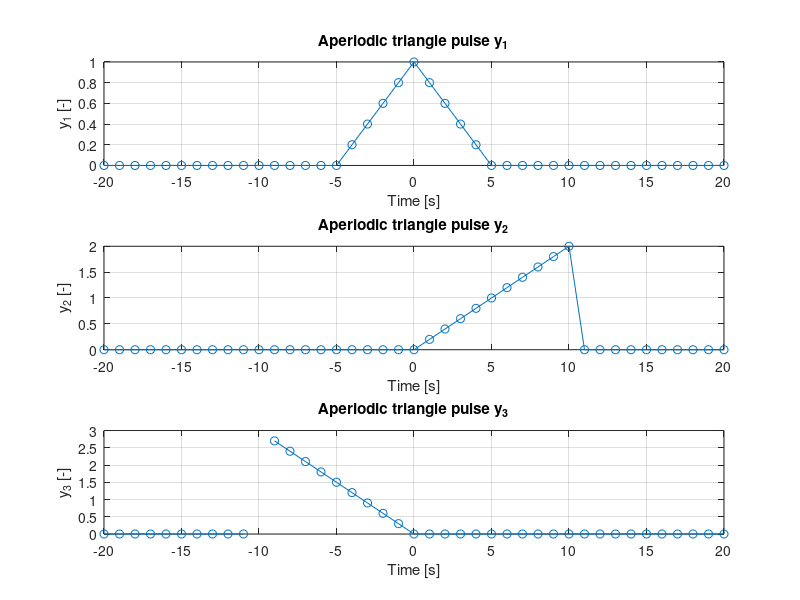

This figure's MATLAB source: (Note: this script raises an error after producing the figure.)

Ts = 1 %perioda;
T_sig = 10;
t = -20:(1/Ts):20;

y1 = tripuls(t,T_sig);
y2 = 2*tripuls(t-5,T_sig,1);
y3 = 3*tripuls(t+5,T_sig,-1);

figure(1);
subplot(311);
plot(t,y1,'-o-');

title("Aperiodic triangle pulse y_1");
xlabel('Time [s]');
ylabel('y_1 [-]');
set(gca,'xtick',-20:5:20);
grid on;

subplot(312);
plot(t,y2,'-o-');

title("Aperiodic triangle pulse y_2");
xlabel('Time [s]');
ylabel('y_2 [-]');
set(gca,'xtick',-20:5:20);
grid on;

subplot(313);
plot(t,y3,'-o-');

title("Aperiodic triangle pulse y_3");
xlabel('Time [s]');
ylabel('y_3 [-]');
set(gca,'xtick',-20:5:20);
grid on;

t2 = -10:10;
dirac1 = dirac(t2);
dirac2 = dirac(t2-5);
heav1 = heaviside(t2);
heav2 = heaviside(t2+4);
sin_c = sinc(t2);

idx1 = dirac1 == Inf; % find Inf
dirac1(idx1) = 1;     % set Inf to finite value

idx2 = dirac2 == Inf; % find Inf
dirac2(idx2) = 1;     % set Inf to finite value

figure(2);
%%%%%%%%%%%%%%%%%%%%%%%%%%%%%%%%%%%%%%%%%%%%%%%%%%%%%%%%%%%%%%%%%%%%%%%%%%%%%%
subplot(3,2,1);
stem(t2,dirac1,'r','linewidth', 1);
axis([-10 10 0 2]);
grid on;

title({"Jednotkový pulz" '\delta_1'});
xlabel('n [-]');
ylabel('\delta_1 [-]');
%%%%%%%%%%%%%%%%%%%%%%%%%%%%%%%%%%%%%%%%%%%%%%%%%%%%%%%%%%%%%%%%%%%%%%%%%%%%%%
subplot(3,2,2);
stem(t2,dirac2,'r','linewidth', 1);
axis([-10 10 0 2]);
grid on;

title({"Jednotkový pulz" '\delta_2'});
xlabel('Time [s]');
ylabel('\delta_2 [-]');

%%%%%%%%%%%%%%%%%%%%%%%%%%%%%%%%%%%%%%%%%%%%%%%%%%%%%%%%%%%%%%%%%%%%%%%%%%%%%%
subplot(3,2,3);
stem(t2,heav1,'linewidth', 1);
axis([-10 10 0 2]);
grid on;

title({"Jednotkový skok u_1"});
xlabel('n [-]');
ylabel('u_1 [-]');
%%%%%%%%%%%%%%%%%%%%%%%%%%%%%%%%%%%%%%%%%%%%%%%%%%%%%%%%%%%%%%%%%%%%%%%%%%%%%%
subplot(3,2,4);
stem(t2,heav2,'linewidth', 1);
axis([-10 10 0 2]);
grid on;

title({"Jednotkový skok u_2"});
xlabel('n [-]');
ylabel('u_2 [-]');

%%%%%%%%%%%%%%%%%%%%%%%%%%%%%%%%%%%%%%%%%%%%%%%%%%%%%%%%%%%%%%%%%%%%%%%%%%%%%%
subplot(3,2,5:6);
stem(t2,sin_c,'k','linewidth', 1);
axis([-10 10 0 2]);
grid on;

title({"Funkce Sinc(t)"});
xlabel('t [s]');
ylabel('y [-]');






